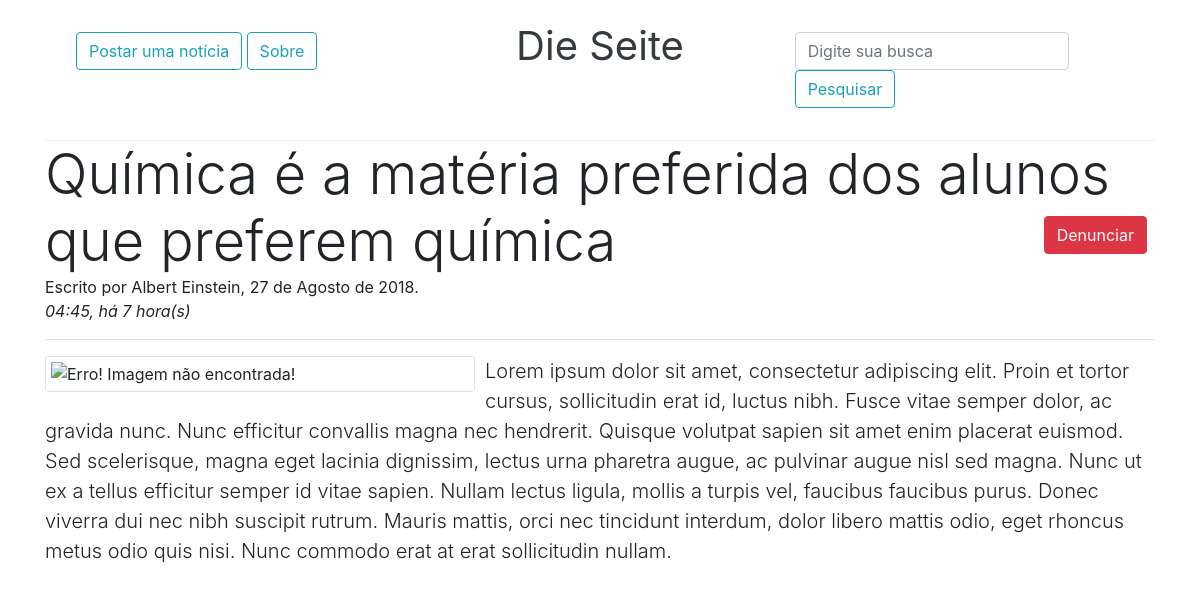
/?p=ler&id=26, run on the app's committed database.
### tables this page shows
CREATE TABLE `noticia` (
  `ntc_id` int(11) NOT NULL AUTO_INCREMENT,
  `ntc_autor` varchar(100) NOT NULL,
  `ntc_datahora` datetime NOT NULL,
  `ntc_titulo` varchar(100) NOT NULL,
  `ntc_conteudo` varchar(850) NOT NULL,
  `ntc_img` longblob,
  `ntc_fonte` varchar(100) DEFAULT NULL,
  `ntc_ativo` tinyint(1) DEFAULT '1',
  PRIMARY KEY (`ntc_id`)
);

### php/functions.php (called while the page is built, shortened)
<?php
function tempoDecorrido($dttm) {
    $timeIni = strtotime(date("Y-m-d H:i:s"));
    $timeFin = strtotime($dttm);
    $diferenca = $timeIni - $timeFin;
    $tempoDec = (int) floor($diferenca);
    if($tempoDec<60){
        return "Agora há pouco";
    }else if($tempoDec<3600){
        return "há ".round($tempoDec/60)." min";
    }else if($tempoDec<86400){
        return "há ".round($tempoDec/3600)." hora(s)";
    }else{
        return "há ".round($tempoDec/86400)." dia(s)";
    }
}
function getMes($t){
    $data= date_format(date_create($t),'M');
    if($data=="Aug")    return "Agosto";
}
function getDiaCompleto($t){
    $dia= date_format(date_create($t),'d');
    $mes= getMes($t);
    $ano= date_format(date_create($t),'Y');
    return $dia." de ".$mes." de ".$ano;
}
function getHora($t){
    $hora=date_format(date_create($t),'H');
    $minuto=date_format(date_create($t),'i');
    return $hora.":".$minuto;
}

### view/ler.php (the view, shortened to what this page needs)
<?php
$link = connect();
$ntc_id=$_GET['id'];
$sql="select * from noticia where ntc_id=$ntc_id and ntc_ativo=1";
$query=mysqli_query($link,$sql);
$res=mysqli_fetch_array($query);
?>
<strong class="display-4"><?php echo $res['ntc_titulo'] ?>
    <button id="btnDenuncia" class="btn btn-danger float-right m-2" data-toggle="modal" data-target="#popUpDenuncia">Denunciar</button>
</strong>
<div>Escrito por <?php $time=$res['ntc_datahora']; echo $res['ntc_autor'].", ".getDiaCompleto($time).".<br> <i>".getHora($time).", ".tempoDecorrido($time).""; ?></i></div>
<hr>
<img class="card-img-top img-thumbnail ntcBig" src="php/getImagem.php?cod=<?php echo $res['ntc_id'] ?>" alt="Erro! Imagem não encontrada!">
<p class="lead">
<?php
echo $res['ntc_conteudo'];
?>
</p>

### index.php (shortened to what this page needs)
<!DOCTYPE html>
<html>
	<head>
	</head>
	<body>
		<link href="css/bootstrap.min.css" rel="stylesheet">
		<link href="css/bootstrap.css" rel="stylesheet">
		<link href="font/css/open-iconic-bootstrap.css" rel="stylesheet">
		<link href="css/bootstrap-grid.css" rel="stylesheet">
		<link href="css/dieseite.css" rel="stylesheet">
		<div class="container">
			<header class="modal-header">
				<div class="col-4 py-3">
					<a href="?p=cadastrarNoticia">
						<button class="btn btn-outline-info" >Postar uma notícia</button>
					</a>
					<a href="?p=sobre">
						<button class="btn btn-outline-info" >Sobre</button>
					</a>
				</div>
				<div class="col-4 text-center">
					<a class="text-dark logo" style="font-size: 40px" href="?p=home">Die Seite</a>
				</div>
				<div class="col-4 py-3">
				<form action="" method="GET" class="form-inline my-2 my-lg-0">
					<input class="form-control mr-sm-2" type="search" name="busca" placeholder="Digite sua busca">
					<button class="btn btn-outline-info my-2 my-sm-0" type="submit">Pesquisar</button>
				</form>
				</div>
			</header>
			<?php
				include "php/functions.php";
				if(isset($_GET['p'])){
					$page=$_GET['p'];
				}else{
					$page="home";
				}
				include_once 'view/'.$page.'.php';
			?>
		</div>
</body>
</html>

### css/dieseite.css (style rules this page uses)
.ntcBig { float: left; max-width: 430px; max-height: 360px; padding: 5px; margin: 0px 10px 10px 0; }

### data on the page
noticia: ntc_titulo "Química é a matéria preferida dos alunos que preferem química", ntc_autor "Albert Einstein", ntc_datahora "27 de Agosto de 2018", ntc_datahora "04:45", ntc_datahora "há 7 hora(s)", ntc_conteudo "Lorem ipsum dolor sit amet, consectetur adipiscing elit. Proin et tortor cursus, sollicitudin erat id, luctus nibh. Fusce vitae semper dolor, ac gravida nunc. Nunc efficitur convallis magna nec hendrerit. Quisque volutpat sapien sit amet enim placerat euismod. Sed scelerisque, magna eget lacinia dignissim, lectus urna pharetra augue, ac pulvinar augue nisl sed magna. Nunc ut ex a tellus efficitur semper id vitae sapien. Nullam lectus ligula, mollis a turpis vel, faucibus faucibus purus. Donec viverra dui nec nibh suscipit rutrum. Mauris mattis, orci nec tincidunt interdum, dolor libero mattis odio, eget rhoncus metus odio quis nisi. Nunc commodo erat at erat sollicitudin nullam."
